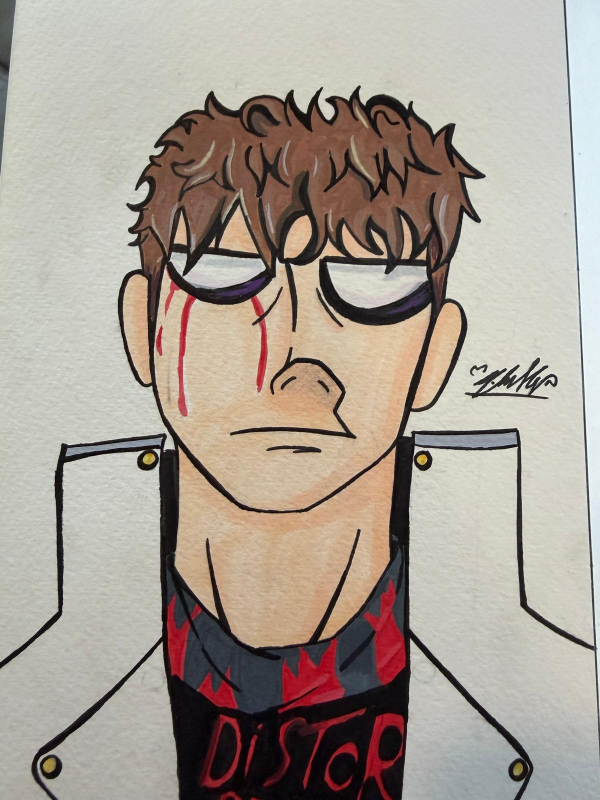
#> input picture drawings/distor-front.jpg, 1200 x 1600 px (shown at 1/2 size)
$ python -i photo.py   (imports and definitions only)
#> lines starting #> are read from the running program, lines starting #| are printed output that depends on the picture; after the words box and inside, x2 and y2 are one past the last pixel; in counts of white or black regions, pixels touching at a corner belong together
#> further down, picture is the input picture: shape (1600, 1200, 3); mean B, G, R 147.6, 157.6, 167.7
"""Ben's drawings arrive as phone photos: a sheet of paper on a table, a little skewed, with uneven
light. page() finds the sheet and warps it flat and upright; flat_light() evens out the light;
cut_figure() removes the paper around a figure (flood fill from the parts of the page border
where the figure does not touch it).

  python3 puppet/photo.py page <photo> <out.png>        (check the result by eye)
"""
import sys

import cv2
import numpy as np


def page(img, out_h=2000):
    """The largest bright quadrilateral (the sheet), warped to a rectangle. Returns (page, quad)."""
#> called with out_h = 2000
    g = cv2.cvtColor(img, cv2.COLOR_BGR2GRAY)
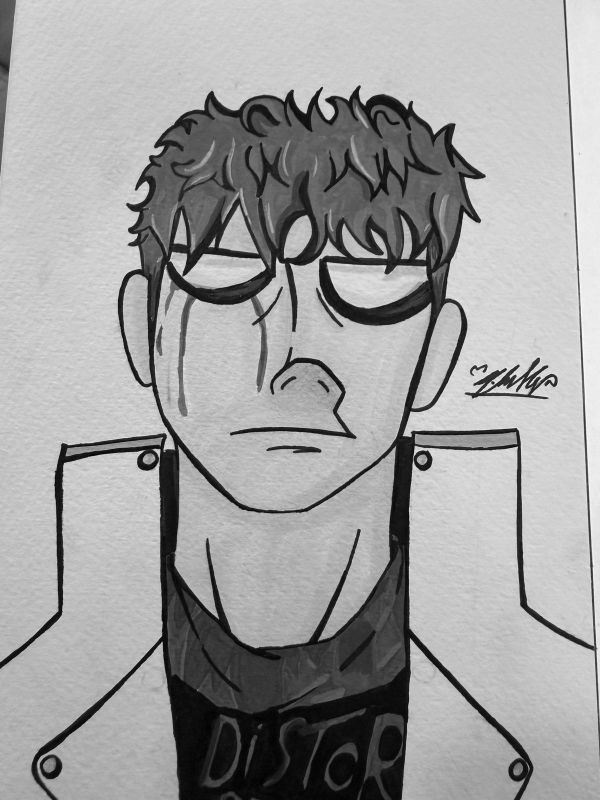
#> g: shape (1600, 1200) (shown at 1/2 size); min 0, max 255, mean 159.5
    g = cv2.GaussianBlur(g, (0, 0), 3)
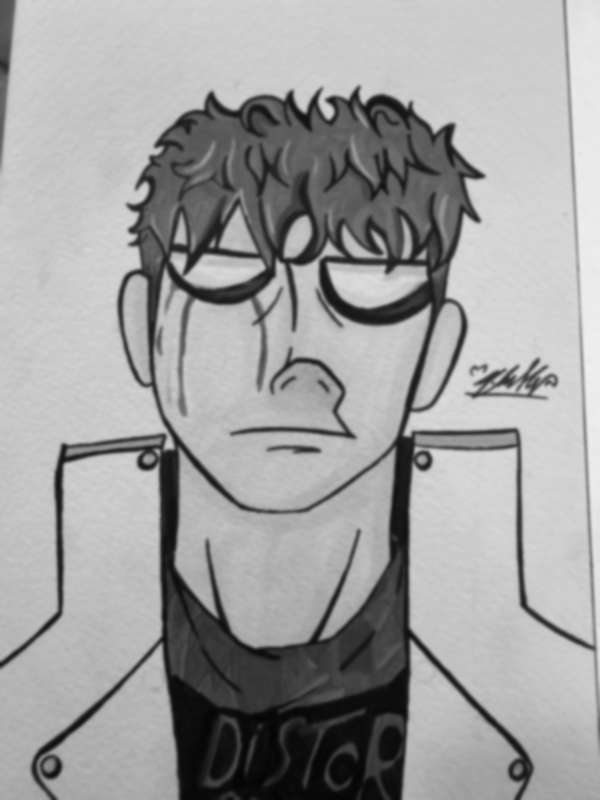
#> g: shape (1600, 1200) (shown at 1/2 size); min 4, max 239, mean 159.5
    _, th = cv2.threshold(g, 0, 255, cv2.THRESH_BINARY + cv2.THRESH_OTSU)
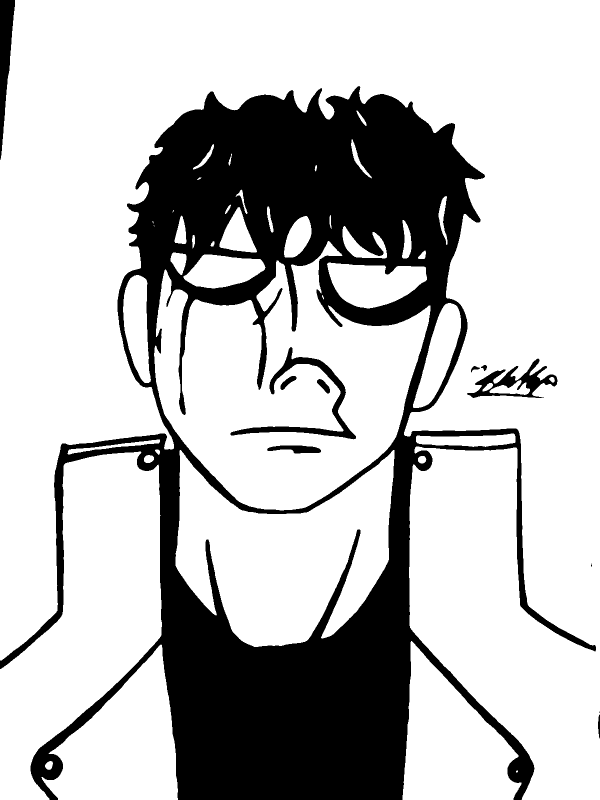
#> th: shape (1600, 1200) (shown at 1/2 size); 74.2% white; 12 black regions (2 under 20 px), largest, box (x1, y1, x2, y2) and area: (0, 172, 1192, 1600) 477609, (461, 694, 712, 879) 6462, (0, 0, 30, 320) 5092
    th = cv2.morphologyEx(th, cv2.MORPH_CLOSE, np.ones((25, 25), np.uint8))
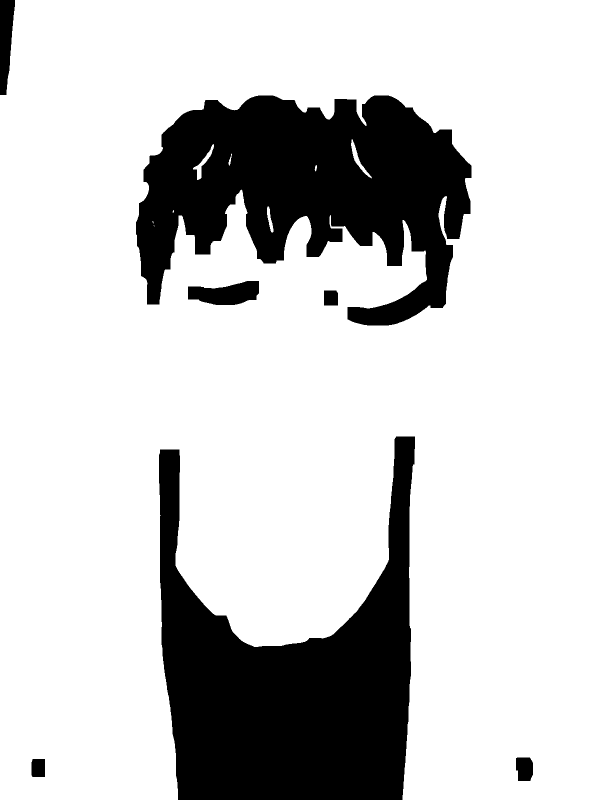
#> th: shape (1600, 1200) (shown at 1/2 size); 79.6% white; 7 black regions
    cs, _ = cv2.findContours(th, cv2.RETR_EXTERNAL, cv2.CHAIN_APPROX_SIMPLE)
#> cs = 1 contour; box (x1, y1, x2, y2) and area: (0, 0, 1200, 1600) 1714476
    c = max(cs, key=cv2.contourArea)
#> c = contour of 485 points, box (x1, y1, x2, y2) (0, 0, 1200, 1600), area 1714476
    hull = cv2.convexHull(c)
#> hull = [[1199, 0], [1199, 1599], [0, 1599], [0, 190], [30, 0]]
    quad = None
    for eps in np.linspace(0.01, 0.08, 15):
        ap = cv2.approxPolyDP(hull, eps * cv2.arcLength(hull, True), True)
        if len(ap) == 4:
            quad = ap[:, 0, :].astype(np.float32)
            break
#> this loop made 1 pass
#> quad on pass 1: [[1199, 0], [1199, 1599], [0, 1599], [30, 0]]
    if quad is None:  # fall back to the min-area rectangle
        quad = cv2.boxPoints(cv2.minAreaRect(hull)).astype(np.float32)
    # order: top-left, top-right, bottom-right, bottom-left
    s, d = quad.sum(1), np.diff(quad, axis=1)[:, 0]
#> s = [1199, 2798, 1599, 30]; d = [-1199, 400, 1599, -30]
    q = np.array([quad[np.argmin(s)], quad[np.argmin(d)], quad[np.argmax(s)], quad[np.argmax(d)]], np.float32)
#> q = [[30, 0], [1199, 0], [1199, 1599], [0, 1599]]
    wt = np.linalg.norm(q[1] - q[0]) + np.linalg.norm(q[2] - q[3])
#> wt = 2368
    ht = np.linalg.norm(q[3] - q[0]) + np.linalg.norm(q[2] - q[1])
#> ht = 3198.3
    out_w = int(round(out_h * wt / ht))
#> out_w = 1481
    M = cv2.getPerspectiveTransform(q, np.array([[0, 0], [out_w - 1, 0], [out_w - 1, out_h - 1], [0, out_h - 1]], np.float32))
#> M = [[1.27, 0.0238, -37.98], [0, 1.28, 0], [0, 1.6e-05, 1]]
    return cv2.warpPerspective(img, M, (out_w, out_h), flags=cv2.INTER_CUBIC, borderMode=cv2.BORDER_REPLICATE), q


# [58 lines left out: functions flat_light, cut_figure, not called in this run]


# [6 lines not run here, left out]

>>> import cv2
>>> picture = cv2.imread('../drawings/distor-front.jpg')
>>> result = page(picture)
